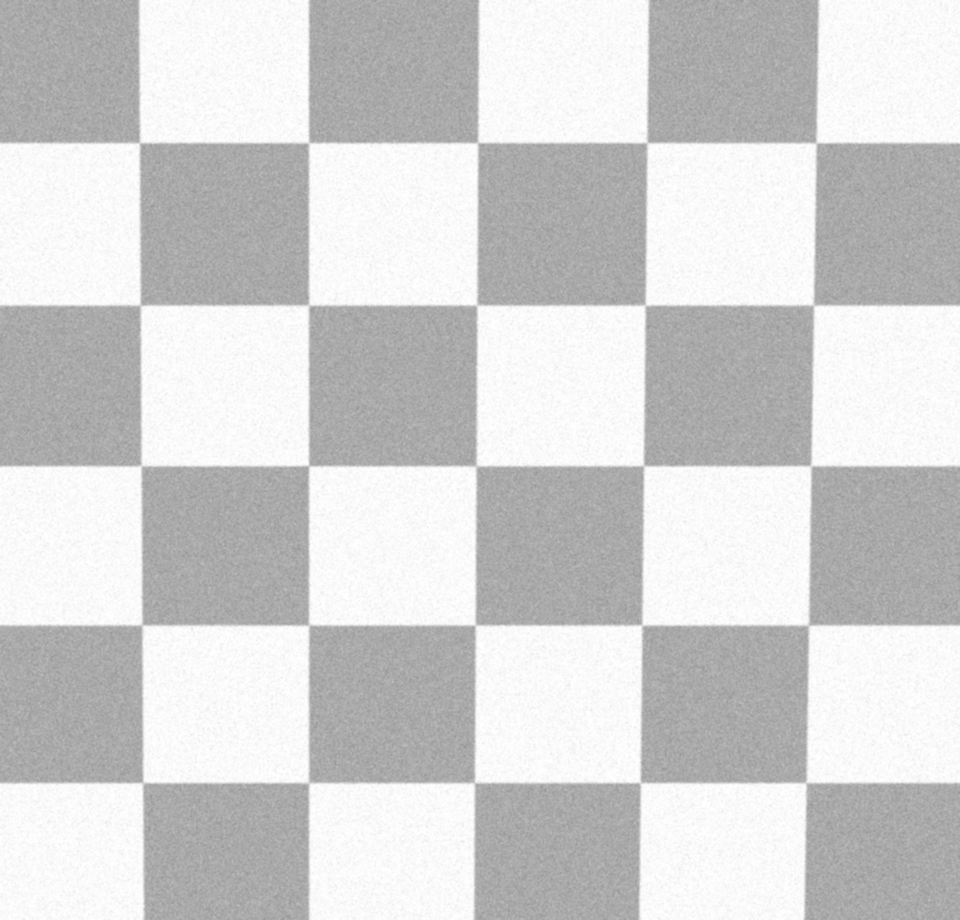
#> input picture test_images/low_contrast_checkerboard.png, 960 x 920 px
$ python -i entropy_corner.py   (imports and definitions only)   (older library calls are emulated)
#> lines starting #> are read from the running program, lines starting #| are printed output that depends on the picture; after the words box and inside, x2 and y2 are one past the last pixel; in counts of white or black regions, pixels touching at a corner belong together
"""熵增强角点检测 (Entropy-Enhanced Corner Detection).

核心思想:
    R_new(p) = R0(p) * (1 + alpha * H(p))

- R0: 初始角点响应 (梯度积 |Ix*Iy| 或 Harris 响应)
- H : 邻域梯度方向熵, 归一化到 [0,1]
      角点处梯度方向分散 -> 熵大 -> 增强;
      边缘处梯度方向一致 -> 熵小 -> 抑制.
"""

from dataclasses import dataclass

import cv2
import numpy as np


@dataclass
class EntropyCornerParams:
    window: int = 15            # 邻域尺寸 (奇数)
    bins: int = 12              # 梯度方向分箱数
    alpha: float = 3.0          # 上下文增强系数
    r0_mode: str = "harris"     # 初始响应模式: "harris" | "grad"
    nms_size: int = 3           # 非极大值抑制窗口
    min_distance: int = 5       # 角点最小间距 (抑制同角点的重复检测)
    threshold_rel: float = 0.05  # 相对阈值 (响应最大值的比例)
    harris_k: float = 0.04      # 仅 r0_mode="harris" 时使用


def _initial_response(Ix, Iy, params):
    """计算初始角点响应 R0."""
    if params.r0_mode == "grad":
        # 梯度积: 角点处 |Ix|,|Iy| 同时大; 边缘处至少一个接近 0
        # 轻量平滑抑制噪声斑点
        R = cv2.GaussianBlur(np.abs(Ix * Iy), (3, 3), 0)
        return R
    if params.r0_mode == "harris":
        k = params.harris_k
        w = cv2.getGaussianKernel(3, -1)
        w = w @ w.T  # 3x3 高斯窗
        A = cv2.filter2D(Ix * Ix, -1, w)
        B = cv2.filter2D(Iy * Iy, -1, w)
        C = cv2.filter2D(Ix * Iy, -1, w)
        R = A * B - C * C - k * (A + B) ** 2
        return np.maximum(R, 0.0)
    raise ValueError(f"unknown r0_mode: {params.r0_mode}")


def direction_entropy(Ix, Iy, bins=12, window=15):
    """幅值加权的邻域梯度方向熵图, 归一化到 [0, 1].

    角度折叠到 [0, pi): 直线上边缘两侧梯度方向相差 pi,
    折叠后同向 -> 方向直方图集中 -> 熵低.
    """
    mag = np.hypot(Ix, Iy)
    theta = np.arctan2(Iy, Ix) % np.pi
    bin_map = np.clip((theta / (np.pi / bins)).astype(np.int32), 0, bins - 1)

    kernel = np.ones((window, window), np.float64)
    total = cv2.filter2D(mag, -1, kernel, borderType=cv2.BORDER_REFLECT)

    H = np.zeros_like(mag)
    for b in range(bins):
        mask = (bin_map == b).astype(np.float64) * mag
        count = cv2.filter2D(mask, -1, kernel, borderType=cv2.BORDER_REFLECT)
        p = count / np.maximum(total, 1e-12)
        with np.errstate(divide="ignore", invalid="ignore"):
            H -= np.where(p > 0, p * np.log(p), 0.0)
    return np.clip(H / np.log(bins), 0.0, 1.0)


def nms(response, size=3, threshold=0.0, min_distance=5):
    """非极大值抑制 + 最小距离去重, 返回角点坐标 (N, 2) 的 (x, y).

    1. 平顶 (多个像素响应相等) 只保留响应最大且最靠前的像素;
    2. 对保留下来的候选按响应降序贪心选取, 与已选角点距离
       < min_distance 的丢弃 (抑制同一角点周围的噪声局部极大值).
    """
    if size % 2 == 0:
        size += 1
    kernel = np.ones((size, size), np.uint8)
    local_max = cv2.dilate(response, kernel)
    mask = (response >= local_max - 1e-12) & (response >= threshold)
    num, labels = cv2.connectedComponents(mask.astype(np.uint8), connectivity=8)
    cands = []
    for i in range(1, num):
        ys, xs = np.nonzero(labels == i)
        k = int(np.argmax(response[ys, xs]))
        cands.append((xs[k], ys[k], response[ys[k], xs[k]]))
    if not cands:
        return np.empty((0, 2), np.float32)
    cands.sort(key=lambda c: -c[2])
    picks = []
    for x, y, _ in cands:
        if picks and np.min(np.hypot(np.asarray(picks)[:, 0] - x,
                                     np.asarray(picks)[:, 1] - y)) < min_distance:
            continue
        picks.append((x, y))
    return np.asarray(picks, np.float32).reshape(-1, 2)


def refine_corners(gray, corners, win=3):
    """亚像素细化角点坐标 (cv2.cornerSubPix).

    噪声会使响应峰值偏离真角点 1~3px, 细化后收敛到角点交叉中心.
    """
    if len(corners) == 0:
        return corners
    c = corners.astype(np.float32).reshape(-1, 1, 2)
    criteria = (cv2.TERM_CRITERIA_EPS + cv2.TERM_CRITERIA_MAX_ITER, 30, 0.001)
    refined = cv2.cornerSubPix(gray, c, (win, win), (-1, -1), criteria)
    return refined.reshape(-1, 2)


def detect_entropy_corners(gray, params=None):
    """熵增强角点检测主函数.

    Args:
        gray: 单通道灰度图 (uint8).
        params: EntropyCornerParams, None 时用默认参数.

    Returns:
        corners: (N, 2) 角点坐标 (x, y)
        R:       上下文增强后的响应图
        H:       方向熵图 (归一化 [0,1])
        R0:      初始响应图
    """
    if params is None:
        params = EntropyCornerParams()
    gray_u8 = gray.astype(np.uint8)
    gray = gray_u8.astype(np.float64)
    Ix = cv2.Sobel(gray, cv2.CV_64F, 1, 0, ksize=3)
    Iy = cv2.Sobel(gray, cv2.CV_64F, 0, 1, ksize=3)

    R0 = _initial_response(Ix, Iy, params)
    H = direction_entropy(Ix, Iy, params.bins, params.window)
    R = R0 * (1.0 + params.alpha * H)

    thr = params.threshold_rel * float(R.max())
    corners = nms(R, params.nms_size, thr, params.min_distance)
    corners = refine_corners(gray_u8, corners)
    return corners, R, H, R0

>>> import cv2
>>> picture = cv2.imread('test_images/low_contrast_checkerboard.png', cv2.IMREAD_GRAYSCALE)
#> picture is the input picture: shape (920, 960); min 149, max 255, mean 209.8
>>> result = detect_entropy_corners(picture)
#> in direction_entropy, `theta = np.arctan2(Iy, Ix) % np.pi`:
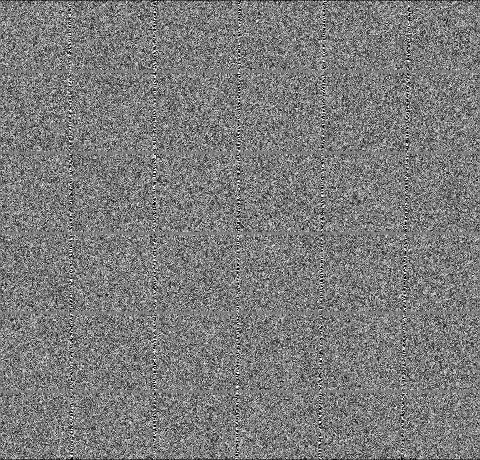
#> theta: shape (920, 960) float64 (shown at 1/2 size); min 0, max 3.14, mean 1.53; drawn with min black and max white
#> in direction_entropy, `total = cv2.filter2D(mag, -1, kernel, borderType=cv2.BORDER_REFLECT)`:
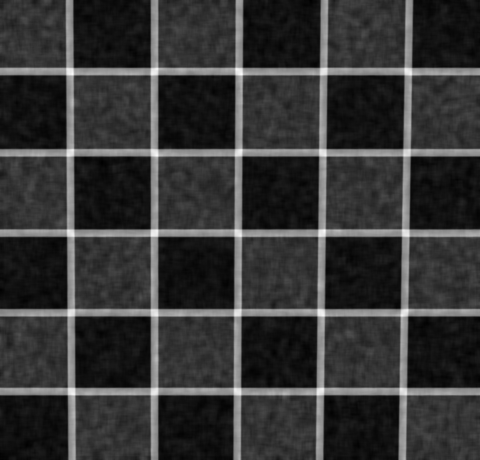
#> total: shape (920, 960) float64 (shown at 1/2 size); min 2248.1, max 19733.1, mean 5882.9; drawn with min black and max white
#> after the loop in direction_entropy, `for b in range(bins):`:
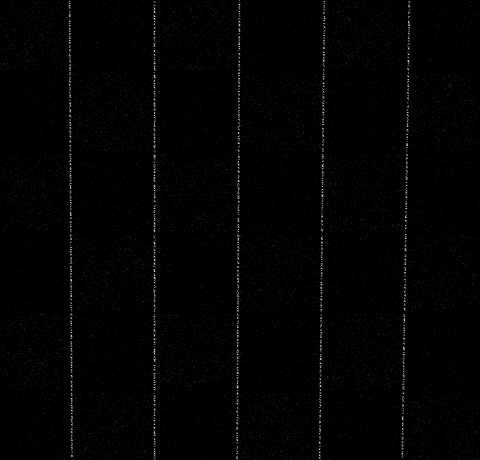
#> mask: shape (920, 960) float64 (shown at 1/2 size); min 0, max 264.2, mean 2.9; drawn with min black and max white
#> after the loop in direction_entropy, `for b in range(bins):`:
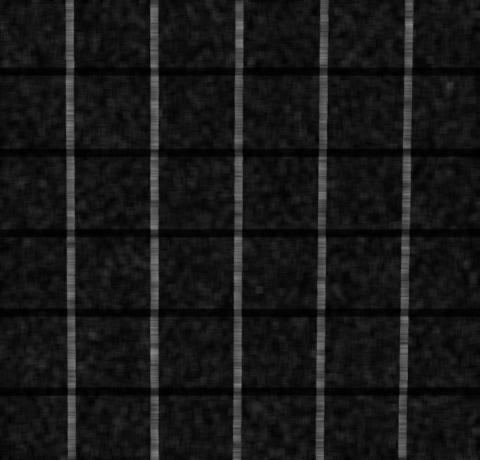
#> p: shape (920, 960) float64 (shown at 1/2 size); min 0.000545, max 0.561, mean 0.0915
#> in direction_entropy, `return np.clip(H / np.log(bins), 0.0, 1.0)`:
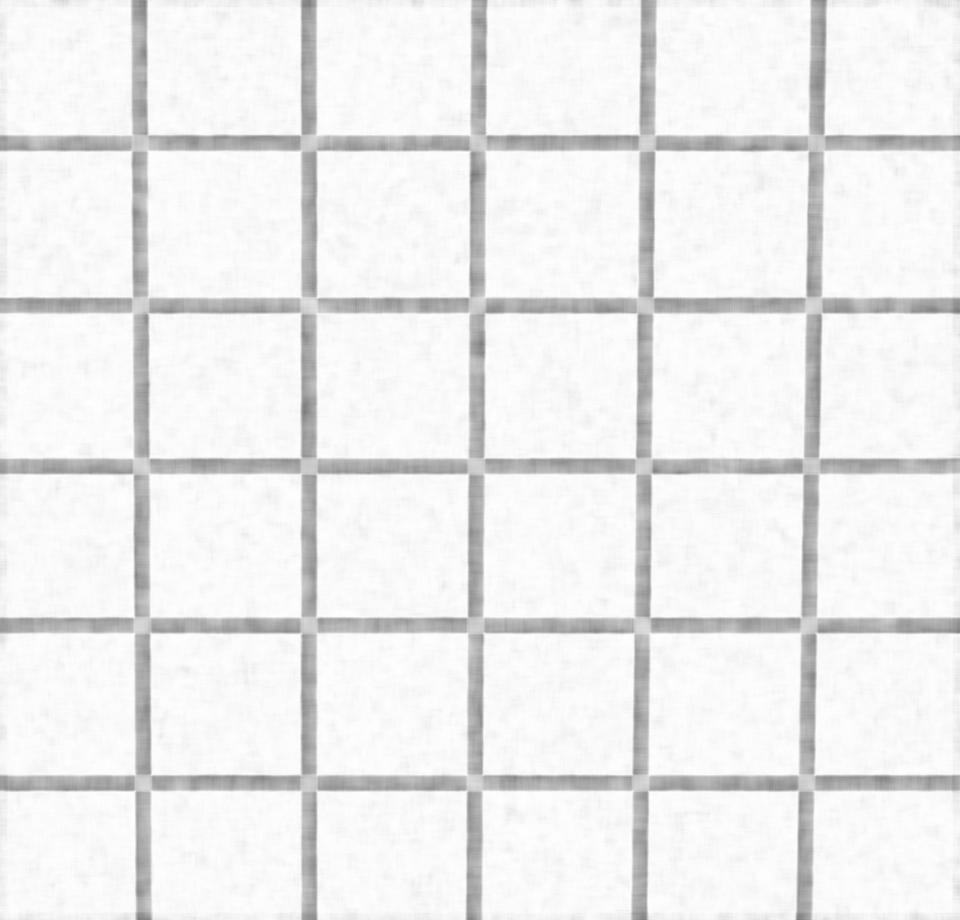
#> returned value: shape (920, 960) float64; min 0.476, max 0.999, mean 0.932
#> in detect_entropy_corners, `thr = params.threshold_rel * float(R.max())`: thr = 17314014.1
#> in nms, `num, labels = cv2.connectedComponents(mask.astype(np.uint8), connectiv..`: num = 160
#> the loop in nms, `for i in range(1, num):` made 159 passes
#> (ys, xs) on passes 1 to 3: ([3], [477]), ([32], [816]), ([65], [138])
#> after the loop in nms, `for i in range(1, num):`: cands = 159 items, first 6: (477, 3, 31746959.5), (816, 32, 23001561.9), (138, 65, 21378076.6), (649, 121, 25378992.6), (138, 125, 23043394.3), (138, 128, 19041103)
#> the loop in nms, `for x, y, _ in cands:` made 159 passes
#> (x, y) on passes 1 to 3: (474, 626), (308, 465), (641, 624)
#> after the loop in nms, `for x, y, _ in cands:`: picks = 91 pairs, first value 7 to 955, second value 3 to 901
#> in detect_entropy_corners, `corners = nms(R, params.nms_size, thr, params.min_distance)`: corners has the same summary as picks in nms
#> in refine_corners, `c = corners.astype(np.float32).reshape(-1, 1, 2)`: c = 91 rows, first 8: [474, 626], [308, 465], [641, 624], [476, 784], [138, 144], [645, 464], [648, 141], [143, 624]
#> in refine_corners, `refined = cv2.cornerSubPix(gray, c, (win, win), (-1, -1), criteria)`: refined = 91 rows, first 8: [475.2, 625], [308.7, 465.6], [642, 624.9], [474.5, 782.9], [139.3, 142.7], [643.7, 465.3], [647.3, 142.6], [141.7, 624.7]
#> in detect_entropy_corners, `corners = refine_corners(gray_u8, corners)`: corners = 91 pairs, first value 8.67 to 955, second value 2.61 to 901.6
#> result = 4 point arrays, longest 920 points

$ run again, on test_images/simulated_photo_checkerboard.png
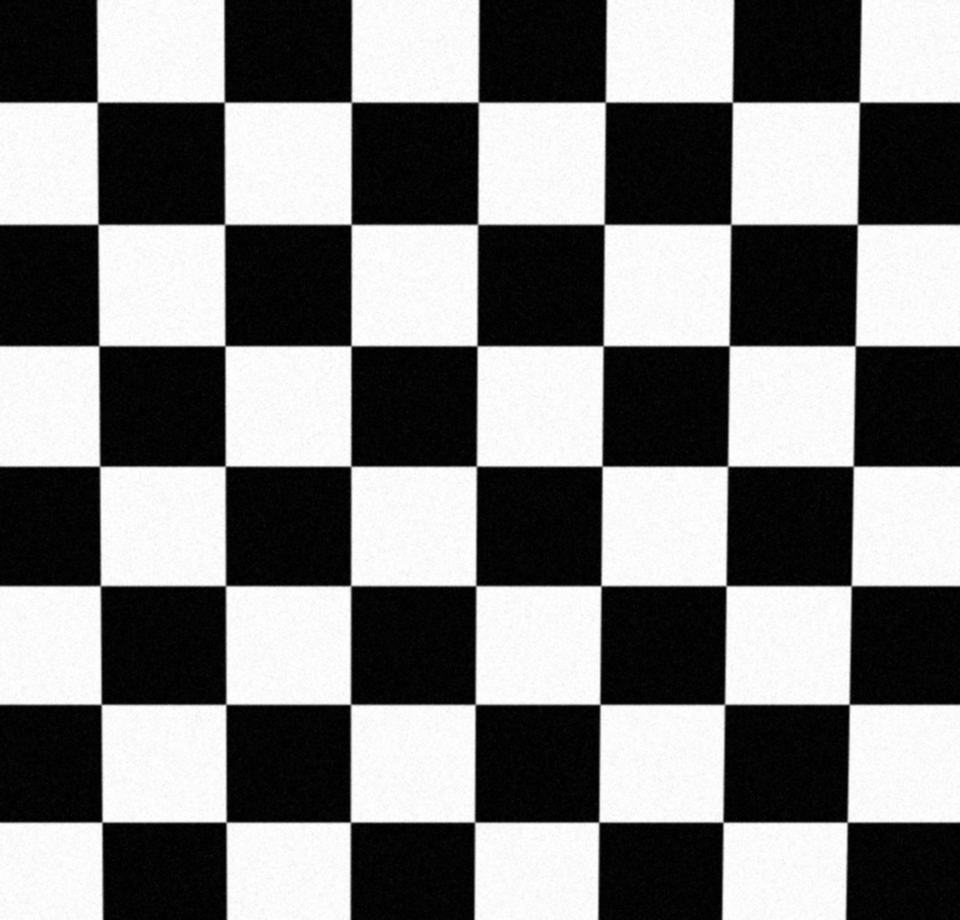
#> input picture test_images/simulated_photo_checkerboard.png, 960 x 920 px
#> picture is the input picture: shape (920, 960); min 0, max 255, mean 127.2
#> after the loop in direction_entropy, `for b in range(bins):`:
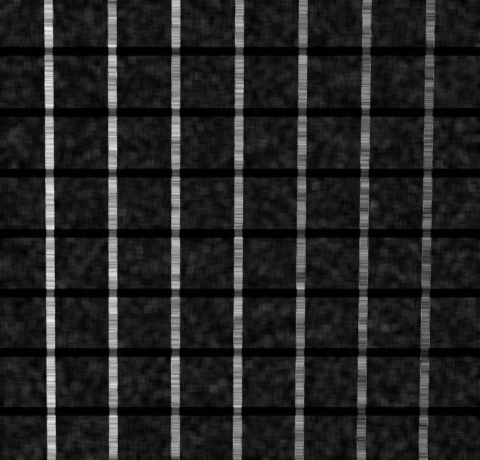
#> p: shape (920, 960) float64 (shown at 1/2 size); min -9.78e-16, max 0.746, mean 0.102; drawn with min black and max white
#> in direction_entropy, `return np.clip(H / np.log(bins), 0.0, 1.0)`:
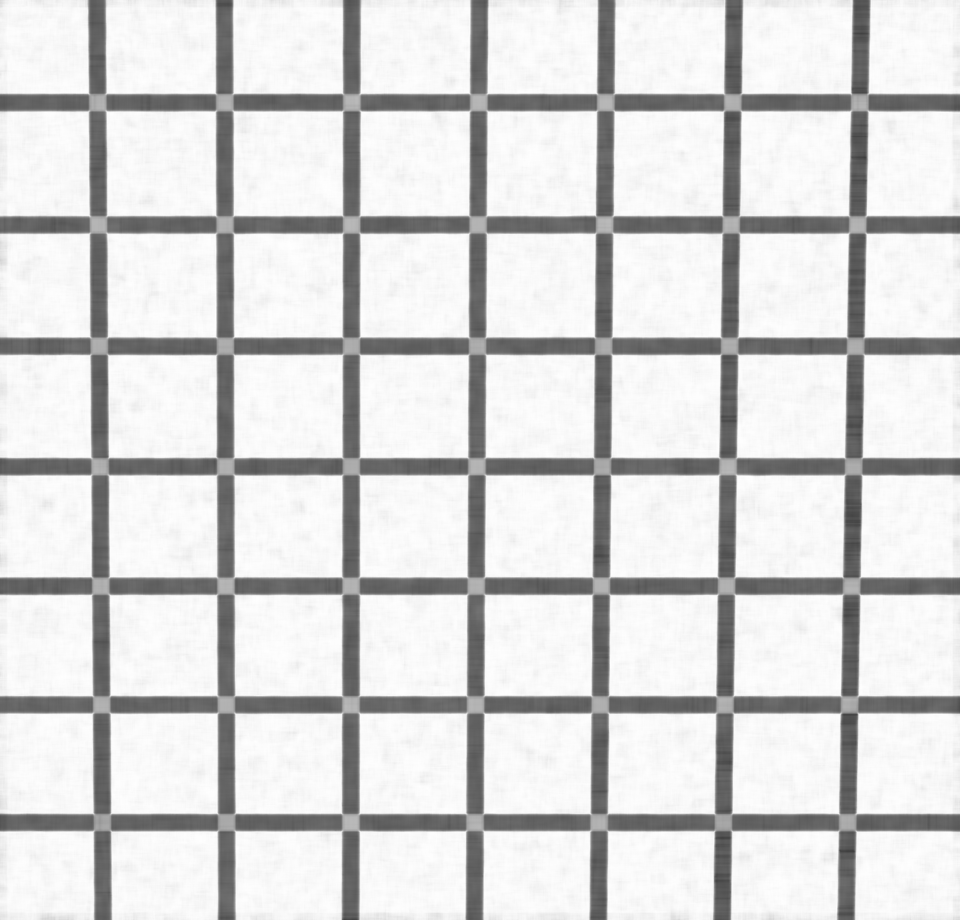
#> returned value: shape (920, 960) float64; min 0.244, max 0.999, mean 0.843
#> thr = 1.32e+09
#> labels: shape (920, 960) int32; 190 distinct labels, from 0 to 189
#> num = 190
#> the loop in nms, `for i in range(1, num):` made 189 passes
#> (ys, xs) on passes 1 to 3: ([101], [96]), ([101], [98]), ([101], [223])
#> after the loop in nms, `for i in range(1, num):`: cands = 189 items, first 6: (96, 101, 2.55e+10), (98, 101, 1.9e+10), (223, 101, 1.99e+10), (225, 101, 1.93e+10), (350, 101, 2.07e+10), (352, 101, 1.84e+10)
#> the loop in nms, `for x, y, _ in cands:` made 189 passes
#> (x, y) on passes 1 to 3: (103, 823), (603, 465), (226, 347)
#> after the loop in nms, `for x, y, _ in cands:`: picks = 49 pairs, first value 96 to 858, second value 101 to 823
#> in detect_entropy_corners, `corners = nms(R, params.nms_size, thr, params.min_distance)`: corners has the same summary as picks in nms
#> c = 49 rows, first 8: [103, 823], [603, 465], [226, 347], [96, 101], [602, 587], [350, 347], [722, 821], [602, 347]
#> refined = 49 rows, first 8: [101.9, 822.1], [602.1, 466.1], [224.9, 345.8], [97.27, 102.2], [600.9, 585.7], [351.1, 345.7], [723, 822.2], [603.1, 345.8]
#> in detect_entropy_corners, `corners = refine_corners(gray_u8, corners)`: corners = 49 pairs, first value 97.27 to 859.4, second value 102.1 to 822.2
#> result = 4 point arrays, longest 920 points

$ run again, on test_images/synthetic_checkerboard.png
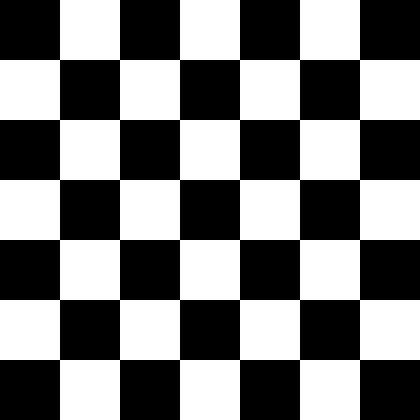
#> input picture test_images/synthetic_checkerboard.png, 420 x 420 px
#> picture: shape (420, 420); 49% white; 1 white region, box (x1, y1, x2, y2) and area: (0, 0, 420, 420) 86400
#> bin_map: shape (420, 420) int32; 4 distinct labels, from 0 to 9
#> after the loop in direction_entropy, `for b in range(bins):`:
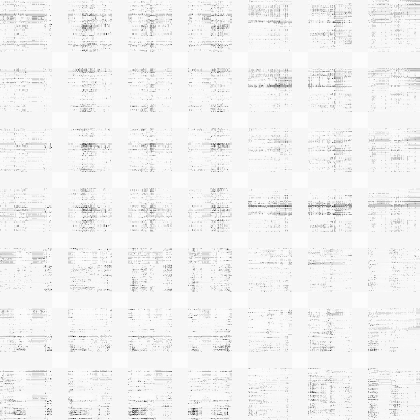
#> H: shape (420, 420) float64; min -34.84, max 1.22, mean -0.537; drawn with min black and max white
#> in direction_entropy, `return np.clip(H / np.log(bins), 0.0, 1.0)`:
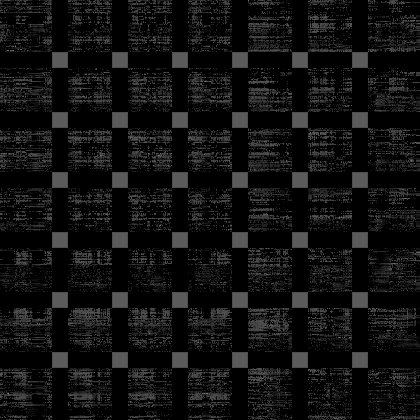
#> returned value: shape (420, 420) float64; min 0, max 0.491, mean 0.0675
#> thr = 1.02e+10
#> labels: shape (420, 420) int32; 37 distinct labels, from 0 to 36
#> num = 37
#> the loop in nms, `for i in range(1, num):` made 36 passes
#> (ys, xs) on passes 1 to 8: ([59, 59, 60, 60], [59, 60, 59, 60]), ([59, 59, 60, 60], [119, 120, 119, 120]), ([59, 59, 60, 60], [179, 180, 179, 180]), ([59, 59, 60, 60], [239, 240, 239, 240]), ([59, 59, 60, 60], [299, 300, 299, 300]), ([59, 59, 60, 60], [359, 360, 359, 360]), ([119, 119, 120, 120], [59, 60, 59, 60]), ([119, 119, 120, 120], [119, 120, 119, 120])
#> after the loop in nms, `for i in range(1, num):`: cands = 36 items, first 6: (59, 59, 2.03e+11), (119, 59, 2.03e+11), (179, 59, 2.03e+11), (239, 59, 2.03e+11), (299, 59, 2.03e+11), (359, 59, 2.03e+11)
#> the loop in nms, `for x, y, _ in cands:` made 36 passes
#> (x, y) on passes 1 to 8: (59, 59), (119, 59), (179, 59), (239, 59), (299, 59), (359, 59), (59, 119), (119, 119)
#> after the loop in nms, `for x, y, _ in cands:`: picks = 36 pairs, first value 59 to 359, second value 59 to 359
#> in detect_entropy_corners, `corners = nms(R, params.nms_size, thr, params.min_distance)`: corners has the same summary as picks in nms
#> c = 36 rows, first 8: [59, 59], [119, 59], [179, 59], [239, 59], [299, 59], [359, 59], [59, 119], [119, 119]
#> refined = 36 rows, first 8: [59.5, 59.5], [119.5, 59.5], [179.5, 59.5], [239.5, 59.5], [299.5, 59.5], [359.5, 59.5], [59.5, 119.5], [119.5, 119.5]
#> in detect_entropy_corners, `corners = refine_corners(gray_u8, corners)`: corners = 36 pairs, first value 59.5 to 359.5, second value 59.5 to 359.5
#> result = 4 point arrays, longest 420 points
